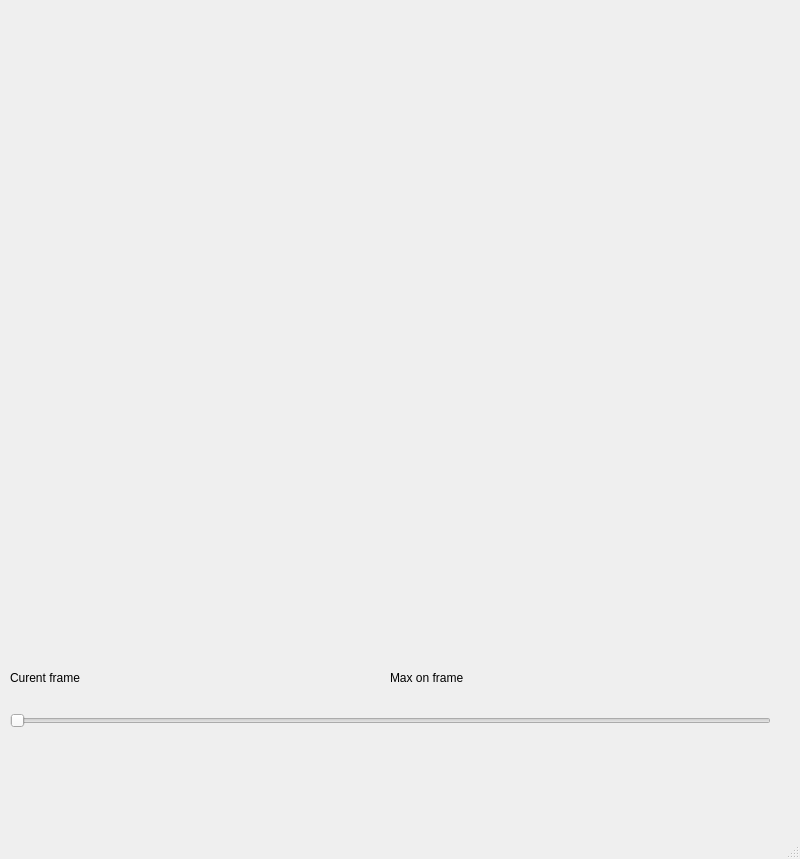
<?xml version="1.0" encoding="UTF-8"?>
<ui version="4.0">
 <class>MainWindow</class>
 <widget class="QMainWindow" name="MainWindow">
  <property name="geometry">
   <rect>
    <x>0</x>
    <y>0</y>
    <width>800</width>
    <height>859</height>
   </rect>
  </property>
  <property name="windowTitle">
   <string>MainWindow</string>
  </property>
  <widget class="QWidget" name="centralwidget">
   <widget class="QSlider" name="slider">
    <property name="geometry">
     <rect>
      <x>10</x>
      <y>710</y>
      <width>761</width>
      <height>22</height>
     </rect>
    </property>
    <property name="orientation">
     <enum>Qt::Horizontal</enum>
    </property>
   </widget>
   <widget class="PlotWidget" name="signalGraph" native="true">
    <property name="geometry">
     <rect>
      <x>20</x>
      <y>10</y>
      <width>761</width>
      <height>311</height>
     </rect>
    </property>
   </widget>
   <widget class="QLabel" name="cur_frame">
    <property name="geometry">
     <rect>
      <x>10</x>
      <y>670</y>
      <width>81</width>
      <height>16</height>
     </rect>
    </property>
    <property name="text">
     <string>Curent frame</string>
    </property>
   </widget>
   <widget class="QLabel" name="max_on_frame">
    <property name="geometry">
     <rect>
      <x>390</x>
      <y>670</y>
      <width>81</width>
      <height>16</height>
     </rect>
    </property>
    <property name="text">
     <string>Max on frame</string>
    </property>
   </widget>
   <widget class="PlotWidget" name="spectreGraph" native="true">
    <property name="geometry">
     <rect>
      <x>20</x>
      <y>330</y>
      <width>761</width>
      <height>311</height>
     </rect>
    </property>
   </widget>
  </widget>
  <widget class="QMenuBar" name="menubar">
   <property name="geometry">
    <rect>
     <x>0</x>
     <y>0</y>
     <width>800</width>
     <height>21</height>
    </rect>
   </property>
  </widget>
  <widget class="QStatusBar" name="statusbar"/>
 </widget>
 <customwidgets>
  <customwidget>
   <class>PlotWidget</class>
   <extends>QWidget</extends>
   <header>pyqtgraph</header>
   <container>1</container>
  </customwidget>
 </customwidgets>
 <resources/>
 <connections/>
</ui>
